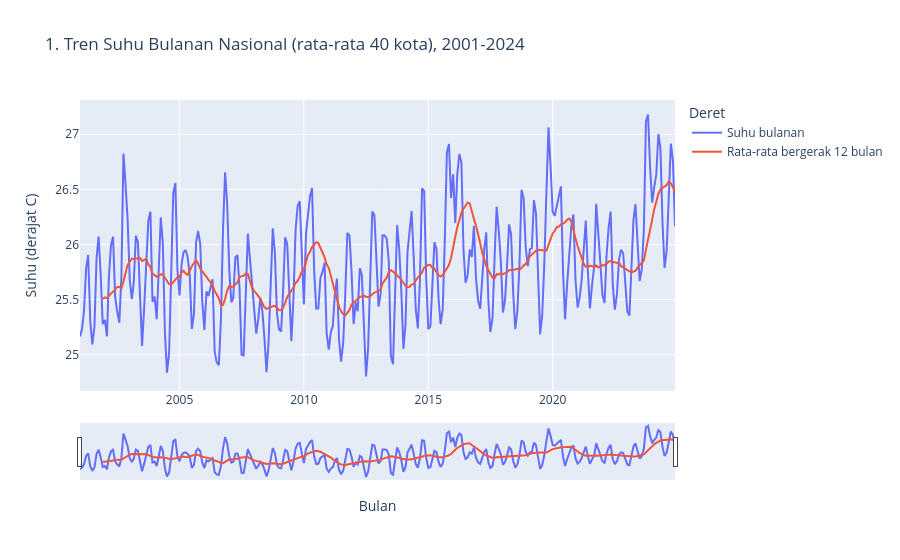

Notebook cell for this chart:
### Markdown cell above
**Visualisasi 1 - Tren deret waktu (line chart + range slider).** Suhu bulanan nasional beserta rata-rata bergerak 12 bulan.

### Code cell
fig1 = px.line(
    suhu_bulanan, x='waktu_lokal', y=['suhu_rata2', 'ma12_polars'],
    labels={'waktu_lokal': 'Bulan', 'value': 'Suhu (derajat C)', 'variable': 'Deret'},
    title='1. Tren Suhu Bulanan Nasional (rata-rata 40 kota), 2001-2024',
)
fig1.data[0].name = 'Suhu bulanan'
fig1.data[1].name = 'Rata-rata bergerak 12 bulan'
fig1.update_xaxes(rangeslider_visible=True)
fig1.show()

### Figure 1 — Plotly figure (JSON) as saved in the notebook; plotly's stock layout.template omitted (floating-point values rounded to 4 significant figures; data arrays with more than 128 entries replaced by an {"elided": "..."} marker saying what was removed)
{"data": [{"hovertemplate": "Deret=suhu_rata2<br>Bulan=%{x}<br>Suhu (derajat C)=%{y}<extra></extra>", "legendgroup": "suhu_rata2", "line": {"color": "#636efa", "dash": "solid"}, "marker": {"symbol": "circle"}, "mode": "lines", "name": "Suhu bulanan", "orientation": "v", "showlegend": true, "type": "scatter", "x": {"elided": "288 str values"}, "xaxis": "x", "y": {"elided": "288 float values"}, "yaxis": "y"}, {"hovertemplate": "Deret=ma12_polars<br>Bulan=%{x}<br>Suhu (derajat C)=%{y}<extra></extra>", "legendgroup": "ma12_polars", "line": {"color": "#EF553B", "dash": "solid"}, "marker": {"symbol": "circle"}, "mode": "lines", "name": "Rata-rata bergerak 12 bulan", "orientation": "v", "showlegend": true, "type": "scatter", "x": {"elided": "288 str values"}, "xaxis": "x", "y": {"elided": "288 float values"}, "yaxis": "y"}], "layout": {"legend": {"title": {"text": "Deret"}, "tracegroupgap": 0}, "title": {"text": "1. Tren Suhu Bulanan Nasional (rata-rata 40 kota), 2001-2024"}, "xaxis": {"anchor": "y", "domain": [0.0, 1.0], "rangeslider": {"visible": true}, "title": {"text": "Bulan"}}, "yaxis": {"anchor": "x", "domain": [0.0, 1.0], "title": {"text": "Suhu (derajat C)"}}}}
